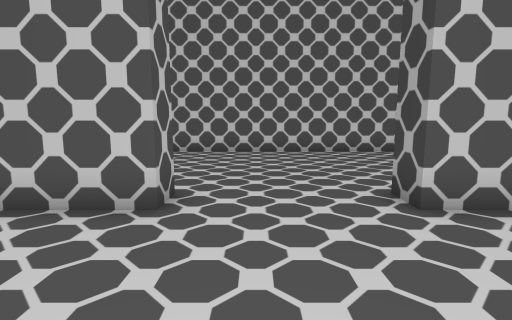
View 1 (above)

12 first-person views from a walk through a 3-D level made in the Unity game engine. The camera is 1.4 m above the floor, tilts 8° down and sees 80° across. The floor is counted in squares, 1 m on a side. Each view is taken from the middle of a square. On the plan, view 1 faces up. The plan holds only what a view shows up to about 14 squares ahead; the rest is blank. The place goes on beyond the plan. The player character is not drawn. Door leaves are left out, so doorways stand open.

View 2
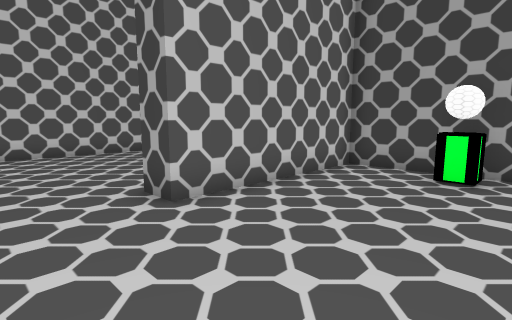

View 3
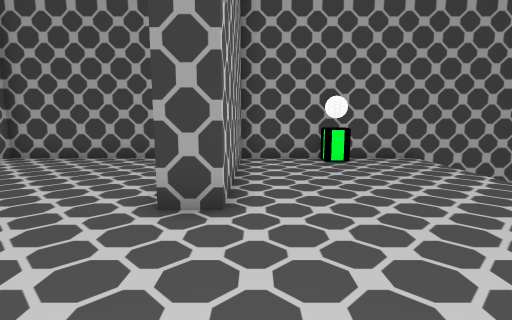

View 4
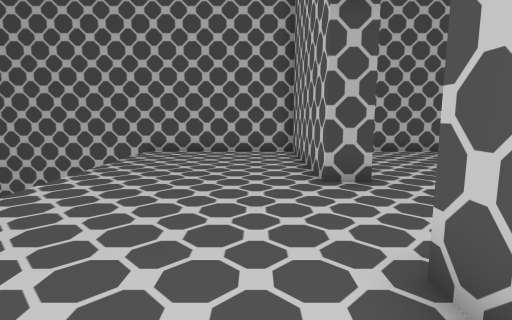

View 5
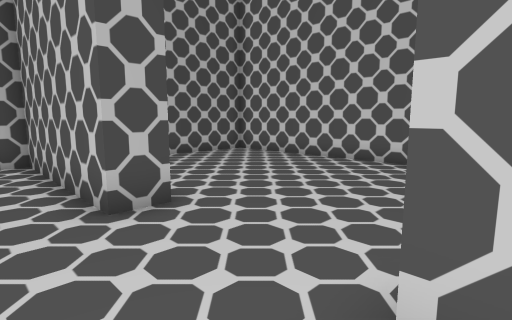

View 6
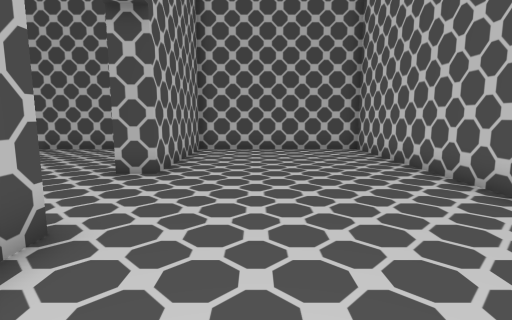

View 7
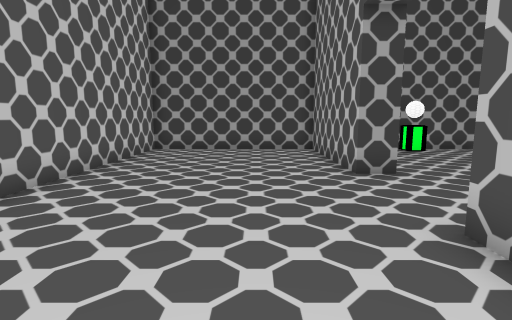

View 8
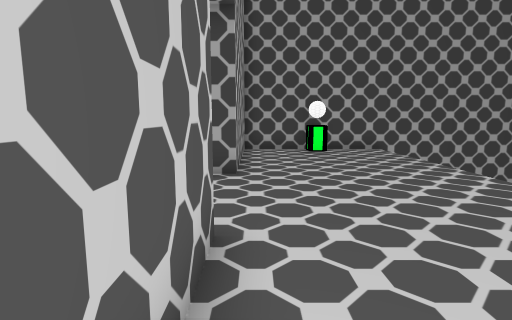

View 9
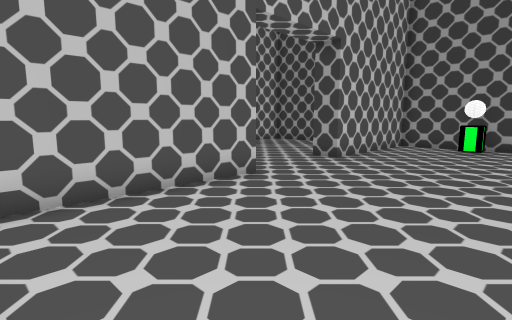

View 10
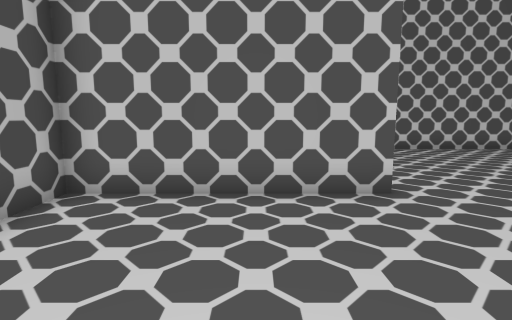

View 11
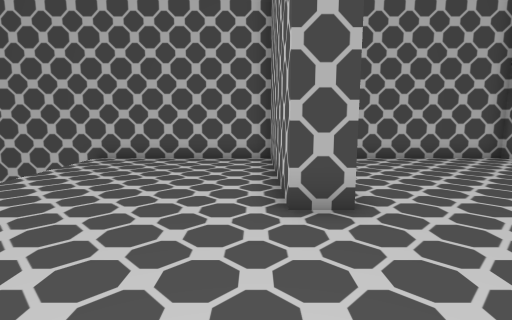

View 12
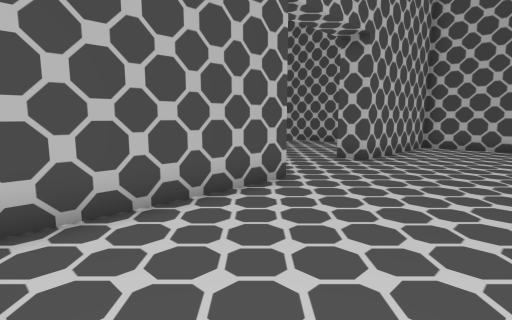

### Floor plan
Points are (right, up) in squares from view 1. A wall is a line through its corners. A room is listed if a view was taken in it or the views show most of it. See-through windows are left out.
Room 1 (views 1, 2, 3, 4, 5, 8, 9, 10, 11)
walls: (-1.5, 4.5) (-7.5, 4.5) (-7.5, -4.5); (8.5, -1.5) (8.5, 4.5) (2.5, 4.5)
ways out: open door at (0.5, 5) to room 2
objects: pedestal (8, 1) to (8, 2)
Room 2 (views 6, 7, 12)
walls: (2.5, 5.5) (8.5, 5.5) (8.5, 12.5) (-7.5, 12.5) (-7.5, 5.5) (-1.5, 5.5)
ways out: open door at (0.5, 5) to room 1

Where each view was taken, in squares from view 1:
view 1: 0 up, 0 right, facing up
view 2: 0 up, 0 right, facing up-right
view 3: 4 up, 2 left, facing right
view 4: 3 up, 5 right, facing left
view 5: 3 up, 3 right, facing up-left
view 6: 8 up, 6 right, facing left
view 7: 8 up, 5 left, facing right
view 8: 4 up, 5 left, facing right
view 9: 1 down, 7 left, facing up-right
view 10: 1 down, 4 left, facing up
view 11: 4 up, 3 right, facing left
view 12: 10 up, 8 right, facing down-left
